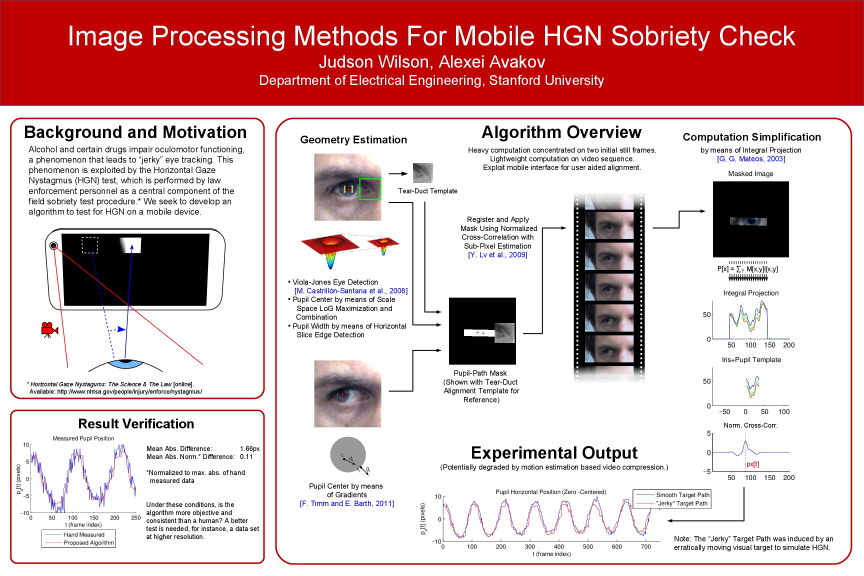
#> input picture Lab5/Database2/Avakov_Siilats_Wilson_Mobile_Visual_Sobriety_Test.jpg, 2592 x 1728 px (shown at 1/3 size); its folder holds only this picture in this run
$ python vtoro_res.py
#> lines starting #> are read from the running program, lines starting #| are printed output that depends on the picture
import glob
import os
import cv2
import numpy as np

def load_images(directory: str) -> list:
    image_files = glob.glob(os.path.join(directory, '*'))
    return [cv2.imread(file, cv2.IMREAD_GRAYSCALE) for file in image_files]

def compute_sift_descriptors(image: np.ndarray):
    sift = cv2.SIFT_create()
    return sift.detectAndCompute(image, None)

def find_good_matches(desc1, desc2, ratio=0.75) -> list:
    bf = cv2.BFMatcher()
    matches = bf.knnMatch(desc1, desc2, k=2)
    return [m for m, n in matches if m.distance < ratio * n.distance]

def resize_images_to_same_height(img1, img2):
    height1, width1 = img1.shape
    height2, width2 = img2.shape

    if height1 > height2:
        img2 = cv2.resize(img2, (width2 * height1 // height2, height1))
    else:
        img1 = cv2.resize(img1, (width1 * height2 // height1, height2))

    return img1, img2

def resize_image_to_fit_screen(image, max_height=800):
    height, width = image.shape[:2]
    if height > max_height:
        new_width = int(width * max_height / height)
        image = cv2.resize(image, (new_width, max_height))
    return image

def draw_results(query_img, query_kp, best_img, best_kp, matches):
    query_img, best_img = resize_images_to_same_height(query_img, best_img)

    original_images_concat = np.concatenate((query_img, best_img), axis=1)

    query_img_color = cv2.cvtColor(query_img, cv2.COLOR_GRAY2RGB)
    best_img_color = cv2.cvtColor(best_img, cv2.COLOR_GRAY2RGB)

    best_keypoints_img = cv2.drawKeypoints(best_img_color, best_kp, None, flags=cv2.DRAW_MATCHES_FLAGS_DRAW_RICH_KEYPOINTS)
    query_keypoints_img = cv2.drawKeypoints(query_img_color, query_kp, None, flags=cv2.DRAW_MATCHES_FLAGS_DRAW_RICH_KEYPOINTS)

    keypoints_images_concat = np.concatenate((query_keypoints_img, best_keypoints_img), axis=1)

    matches_images = cv2.drawMatches(query_img_color, query_kp, best_img_color, best_kp, matches, None, flags=cv2.DrawMatchesFlags_NOT_DRAW_SINGLE_POINTS)

    original_images_concat = resize_image_to_fit_screen(original_images_concat)
    keypoints_images_concat = resize_image_to_fit_screen(keypoints_images_concat)
    matches_images = resize_image_to_fit_screen(matches_images)

    cv2.imshow('Original', original_images_concat)
    cv2.imshow('Keypoints', keypoints_images_concat)
    cv2.imshow('Matches', matches_images)
    cv2.waitKey(0)
    cv2.destroyAllWindows()

def main():
    poster_images = load_images('Database2')
#> poster_images = 1 item
    poster_descriptors = [compute_sift_descriptors(image) for image in poster_images]
#> poster_descriptors = 1 item

    query_image_name = input('Vnesete go imeto na slikata (primer: hw7_poster_1.jpg) : ')
#> the answer given: Database2/Avakov_Siilats_Wilson_Mobile_Visual_Sobriety_Test.jpg
    query_image = cv2.imread(query_image_name, cv2.IMREAD_GRAYSCALE)
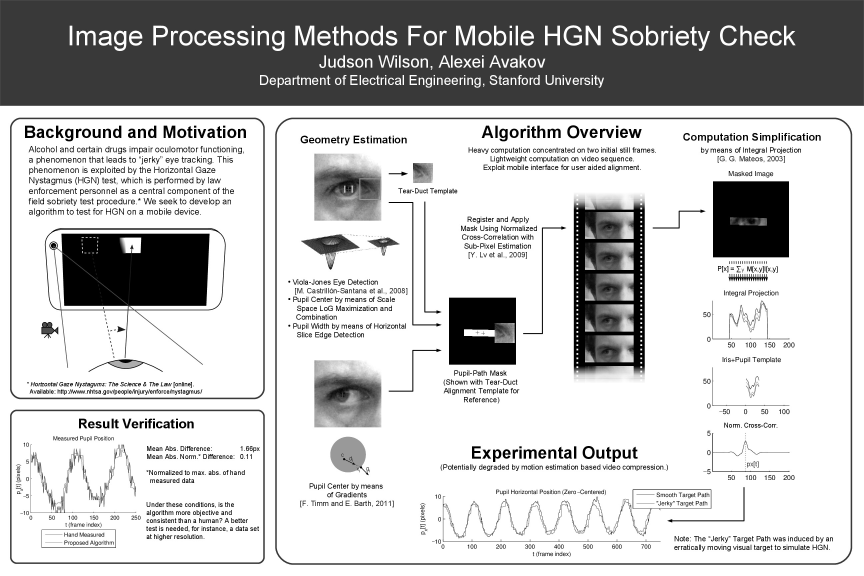
#> query_image: shape (1728, 2592) (shown at 1/3 size); min 0, max 255, mean 192.7
    query_kp, query_desc = compute_sift_descriptors(query_image)
#> query_kp = 10952 keypoints; strongest (x, y, size): (1180, 408, 2.5), (2282, 400, 2.5), (2347, 400, 2.5), (2203, 400, 2.5)

    best_matches = []
    best_database_index = -1
    max_good_matches = 0

    for i, (database_keypoints, database_descriptors) in enumerate(poster_descriptors):
        good_matches = find_good_matches(query_desc, database_descriptors)
        if len(good_matches) > max_good_matches:
            max_good_matches = len(good_matches)
            best_matches = good_matches
            best_database_index = i
#> this loop made 1 pass
#> (matches in find_good_matches, good_matches, max_good_matches, best_matches, best_database_index) on pass 1: (10952 matches, 10660 matches, 10660, 10660 matches, 0)
#> after the loop, best_database_index = 0; max_good_matches = 10660

    best_database_image = poster_images[best_database_index]
    best_database_keypoints = poster_descriptors[best_database_index][0]
#> best_database_keypoints has the same summary as query_kp

    draw_results(query_image, query_kp, best_database_image, best_database_keypoints, best_matches)
#> in draw_results, `original_images_concat = np.concatenate((query_img, best_img), axis=1)`:
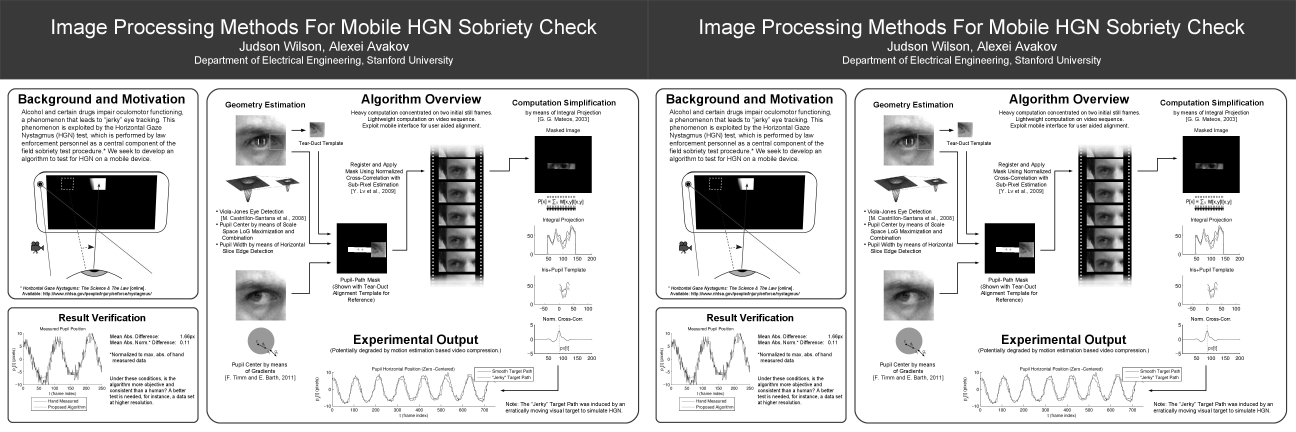
#> original_images_concat: shape (1728, 5184) (shown at 1/4 size); min 0, max 255, mean 192.7
#> in draw_results, `best_keypoints_img = cv2.drawKeypoints(best_img_color, best_kp, None, ..`:
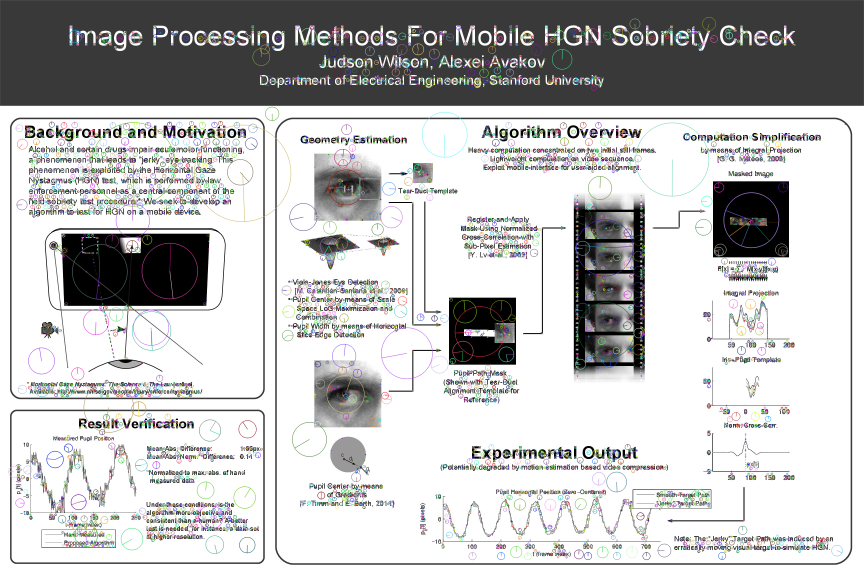
#> best_keypoints_img: shape (1728, 2592, 3) (shown at 1/3 size); mean B, G, R 190.9, 190.9, 190.8
#> in draw_results, `query_keypoints_img = cv2.drawKeypoints(query_img_color, query_kp, Non..`:
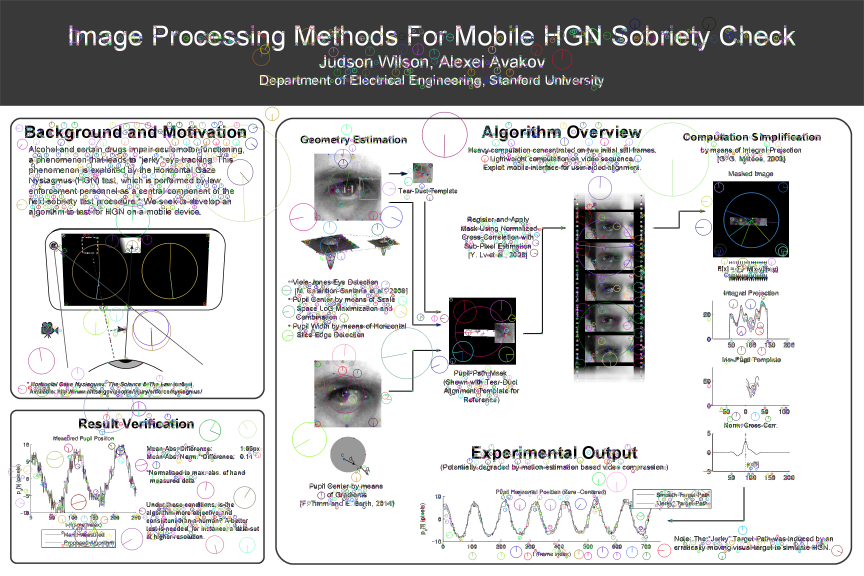
#> query_keypoints_img: shape (1728, 2592, 3) (shown at 1/3 size); mean B, G, R 190.9, 190.7, 190.8
#> in draw_results, `keypoints_images_concat = np.concatenate((query_keypoints_img, best_ke..`:
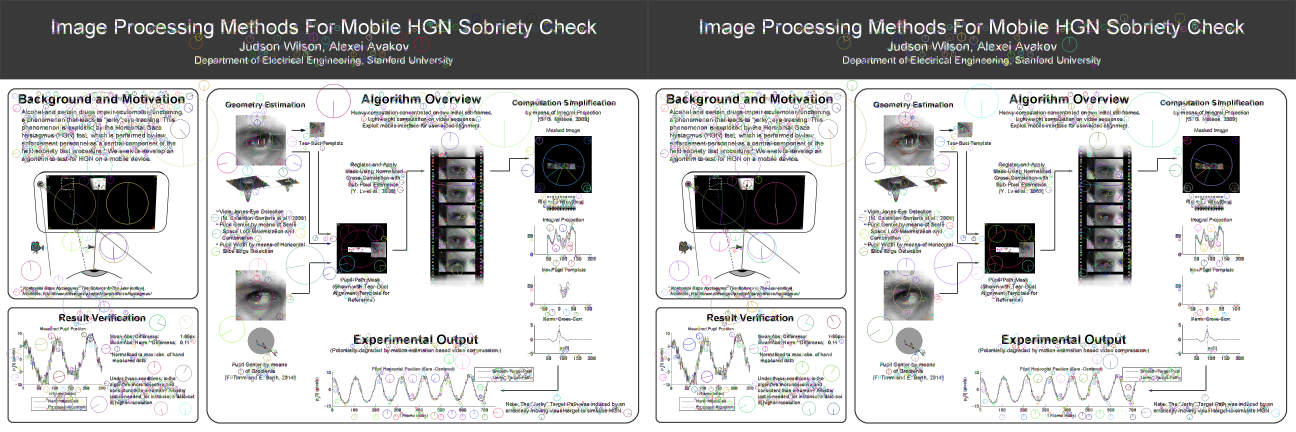
#> keypoints_images_concat: shape (1728, 5184, 3) (shown at 1/4 size); mean B, G, R 190.9, 190.8, 190.8
#> in draw_results, `matches_images = cv2.drawMatches(query_img_color, query_kp, best_img_c..`:
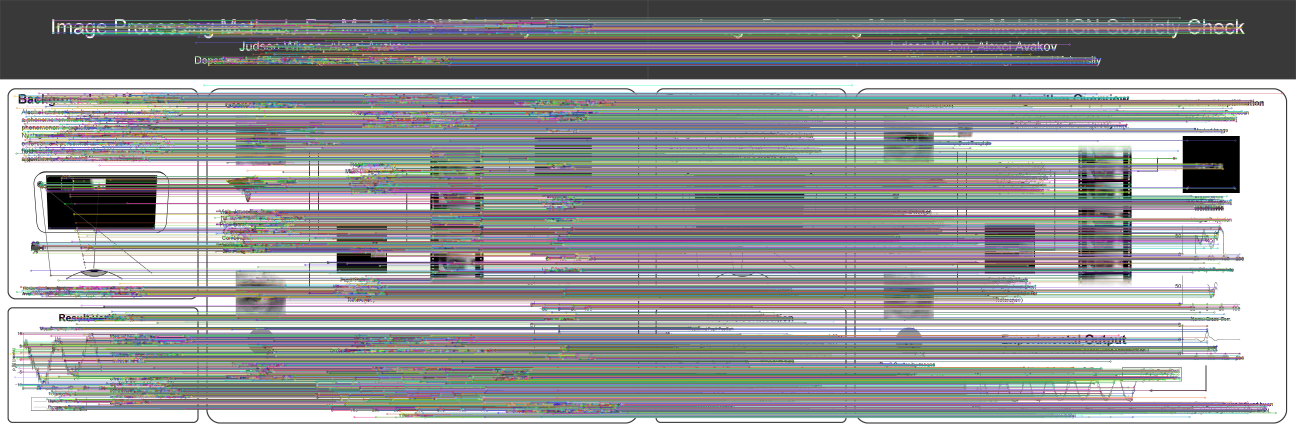
#> matches_images: shape (1728, 5184, 3) (shown at 1/4 size); mean B, G, R 153, 151.7, 151.1
#> call 3 of resize_image_to_fit_screen, with max_height = 800
#> in resize_image_to_fit_screen (call 3), `image = cv2.resize(image, (new_width, max_height))`:
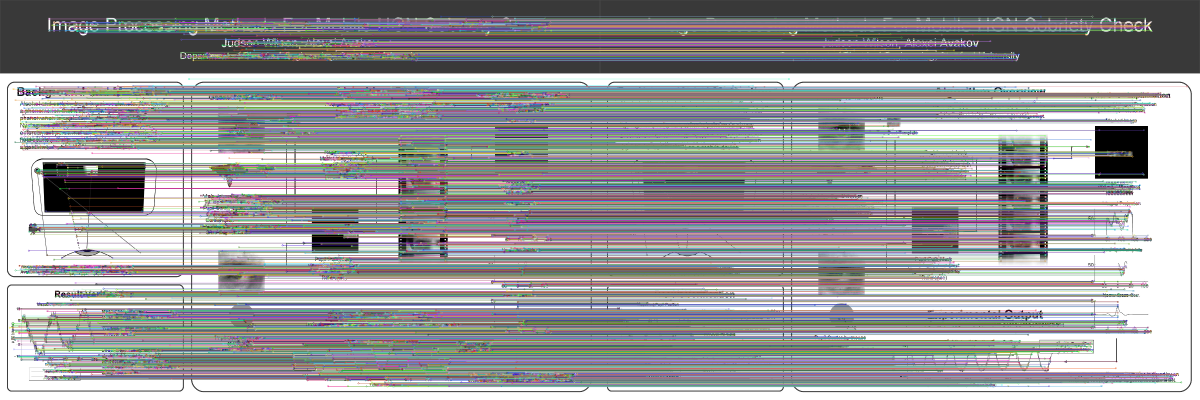
#> image: shape (800, 2400, 3) (shown at 1/2 size); mean of channels 0, 1, 2 153.3, 151.5, 151.3; drawn as B, G, R


if __name__ == '__main__':
    main()
